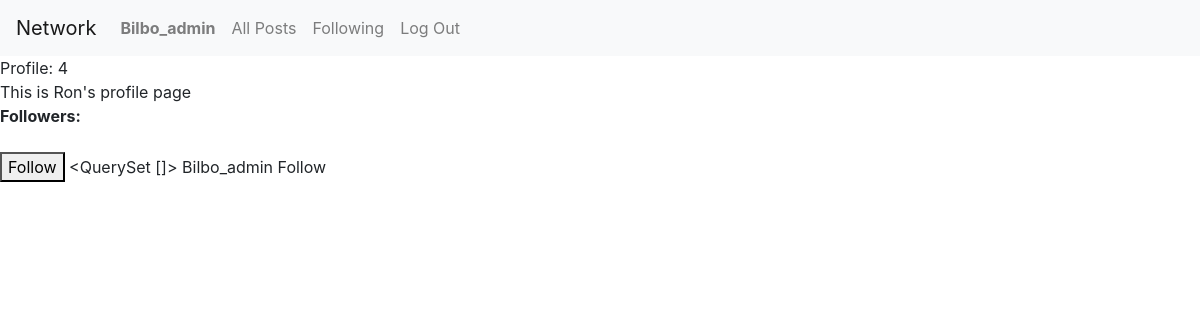
Page /profile/Ron (signed in) on the earlier database version.
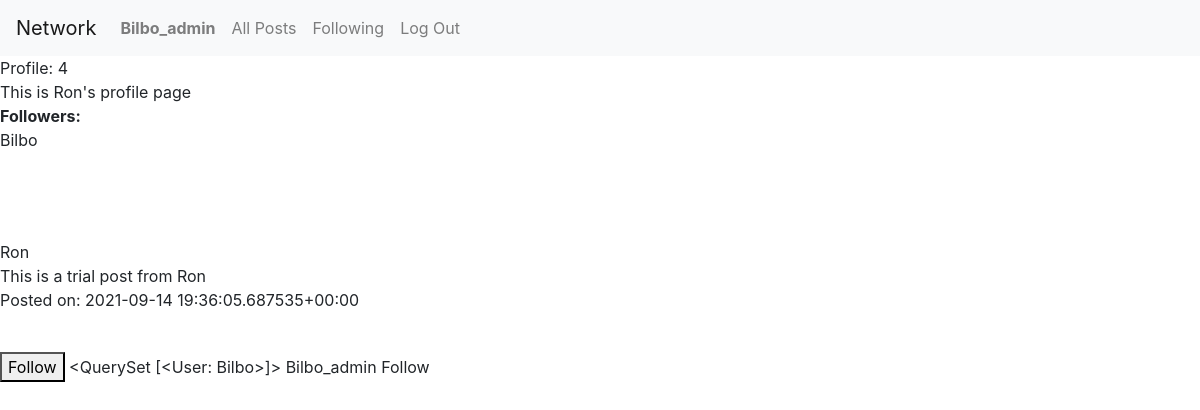
Same page on the later database version.
### network/models.py (models this page shows)
class User(AbstractUser):
    following = models.ManyToManyField("User", related_name="users_followed", blank = True)
    followers = models.ManyToManyField("User", related_name="users_follow", blank = True)

class Post(models.Model):
    post_creator = models.ForeignKey(User, on_delete = models.CASCADE)
    time_created = models.DateTimeField(auto_now_add=True)
    content = models.TextField(blank=True, null=True)
    def __str__(self):
        newline = '\n'
        return f"{self.post_creator}{newline}{self.content} {newline} Posted on: {self.time_created}"

### network/views.py (the view)
# urls.py: path("profile/<str:username>", views.get_profile, name="profile"),
@login_required(login_url = '/login')
def get_profile(request,username):
    Posts = Post.objects.filter(post_creator__username = username).order_by('-time_created').all()
    profile_id = User.objects.filter(username = username).get().id
    active_user = request.user
    followers = User.objects.get(username = username).followers.all()
    if active_user in followers:
        btn_text = "Unfollow"
    else:
        btn_text = "Follow"
    if str(active_user) == str(username):
        is_user = 1
    else:
        is_user = 0
    return render(request, "network/profile.html", {
        "username": username,
        "profile_id": profile_id,
        "Posts": Posts,
        "is_user": is_user,
        "followers": followers,
        "btn_text": btn_text,
        "active_user": active_user
    })

### network/templates/network/profile.html (shortened to what this page needs)
{% extends "network/layout.html" %}
{% load static %}
{% block body %}
    Profile: {{profile_id}}
    <br>
    This is {{username}}'s profile page
    <br>
    <b>Followers:</b>
    {% for follower in followers %}
        {{follower|linebreaks}}
        <br>
    {% endfor %}
    <br><br>
    {% for Post in Posts %}
        {{Post|linebreaks}}
        <br>
    {% endfor %}
    {% if is_user == 0 %}
        <button type = "button" id = "follow_btn">{{btn_text}}</button>
    {% endif %}
    {{followers}}
    {{active_user}}
    {{btn_text}}
{% endblock %}

Differences in the rows shown:
now on this page (row edited): User: username "Bilbo", username "<QuerySet [<User: Bilbo>]>"
added Post: post_creator+content+time_created "Ron This is a trial post from Ron Posted on: 2021-09-14 19:36:05.687535+00:00"
Other differences:
{{ followers }}: "<QuerySet []>" → (not shown)
